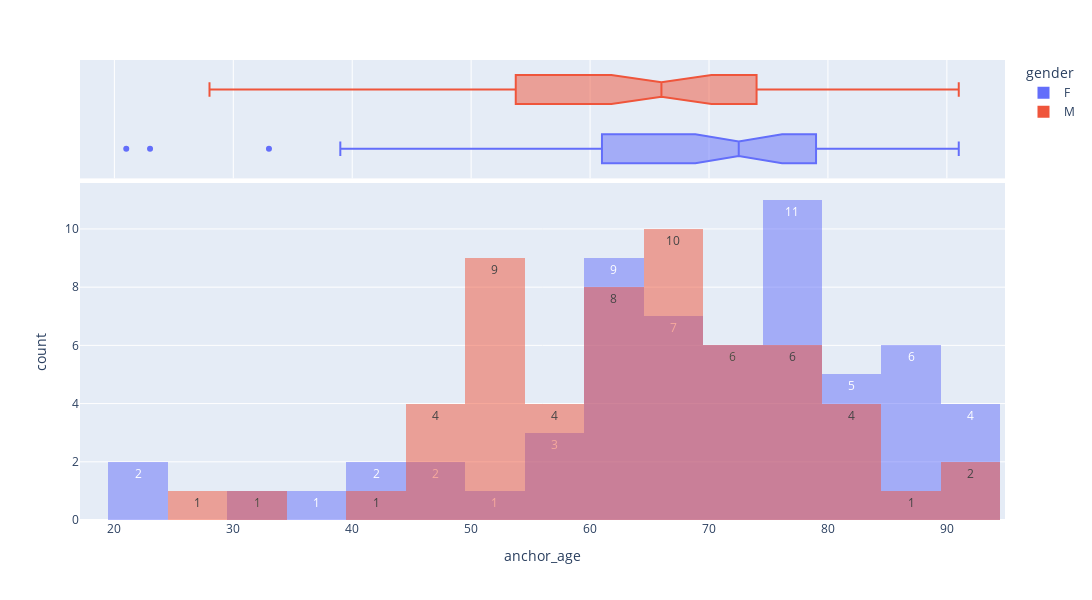

The code cell stored with this chart in its notebook:
### Code cell
fig = px.histogram(
    aki_patients,
    x="anchor_age",
    color="gender",
    barmode="overlay",
    marginal="box",
    text_auto=True,
    width=width,
    height=height,
)
fig.show()

### Figure 1 — Plotly figure (JSON) as saved in the notebook; plotly's stock layout.template omitted (floating-point values rounded to 4 significant figures)
{"data": [{"alignmentgroup": "True", "bingroup": "x", "hovertemplate": "gender=F<br>anchor_age=%{x}<br>count=%{y}<extra></extra>", "legendgroup": "F", "marker": {"color": "#636efa", "opacity": 0.5, "pattern": {"shape": ""}}, "name": "F", "offsetgroup": "F", "orientation": "v", "showlegend": true, "texttemplate": "%{value}", "type": "histogram", "x": [77, 76, 91, 23, 82, 91, 56, 87, 76, 70, 73, 88, 74, 72, 69, 62, 50, 49, 78, 62, 75, 75, 60, 64, 33, 86, 89, 91, 66, 77, 81, 80, 64, 69, 69, 77, 66, 61, 74, 87, 91, 77, 83, 57, 44, 44, 48, 73, 67, 65, 55, 78, 60, 83, 89, 21, 61, 78, 63, 39], "xaxis": "x", "yaxis": "y"}, {"alignmentgroup": "True", "hovertemplate": "gender=F<br>anchor_age=%{x}<extra></extra>", "legendgroup": "F", "marker": {"color": "#636efa"}, "name": "F", "notched": true, "offsetgroup": "F", "showlegend": false, "type": "box", "x": [77, 76, 91, 23, 82, 91, 56, 87, 76, 70, 73, 88, 74, 72, 69, 62, 50, 49, 78, 62, 75, 75, 60, 64, 33, 86, 89, 91, 66, 77, 81, 80, 64, 69, 69, 77, 66, 61, 74, 87, 91, 77, 83, 57, 44, 44, 48, 73, 67, 65, 55, 78, 60, 83, 89, 21, 61, 78, 63, 39], "xaxis": "x2", "yaxis": "y2"}, {"alignmentgroup": "True", "bingroup": "x", "hovertemplate": "gender=M<br>anchor_age=%{x}<br>count=%{y}<extra></extra>", "legendgroup": "M", "marker": {"color": "#EF553B", "opacity": 0.5, "pattern": {"shape": ""}}, "name": "M", "offsetgroup": "M", "orientation": "v", "showlegend": true, "texttemplate": "%{value}", "type": "histogram", "x": [63, 63, 79, 69, 70, 81, 74, 68, 59, 59, 75, 63, 80, 68, 73, 66, 52, 60, 50, 71, 77, 50, 48, 67, 67, 63, 91, 50, 76, 31, 50, 46, 74, 62, 76, 69, 62, 59, 83, 54, 46, 28, 83, 69, 50, 54, 87, 68, 61, 91, 58, 76, 47, 53, 74, 40, 68], "xaxis": "x", "yaxis": "y"}, {"alignmentgroup": "True", "hovertemplate": "gender=M<br>anchor_age=%{x}<extra></extra>", "legendgroup": "M", "marker": {"color": "#EF553B"}, "name": "M", "notched": true, "offsetgroup": "M", "showlegend": false, "type": "box", "x": [63, 63, 79, 69, 70, 81, 74, 68, 59, 59, 75, 63, 80, 68, 73, 66, 52, 60, 50, 71, 77, 50, 48, 67, 67, 63, 91, 50, 76, 31, 50, 46, 74, 62, 76, 69, 62, 59, 83, 54, 46, 28, 83, 69, 50, 54, 87, 68, 61, 91, 58, 76, 47, 53, 74, 40, 68], "xaxis": "x2", "yaxis": "y2"}], "layout": {"barmode": "overlay", "height": 600, "legend": {"title": {"text": "gender"}, "tracegroupgap": 0}, "margin": {"t": 60}, "width": 1200, "xaxis": {"anchor": "y", "domain": [0, 1], "title": {"text": "anchor_age"}}, "xaxis2": {"anchor": "y2", "domain": [0, 1], "matches": "x", "showgrid": true, "showticklabels": false}, "yaxis": {"anchor": "x", "domain": [0, 0.7326], "title": {"text": "count"}}, "yaxis2": {"anchor": "x2", "domain": [0.7426, 1], "matches": "y2", "showgrid": false, "showline": false, "showticklabels": false, "ticks": ""}}}
